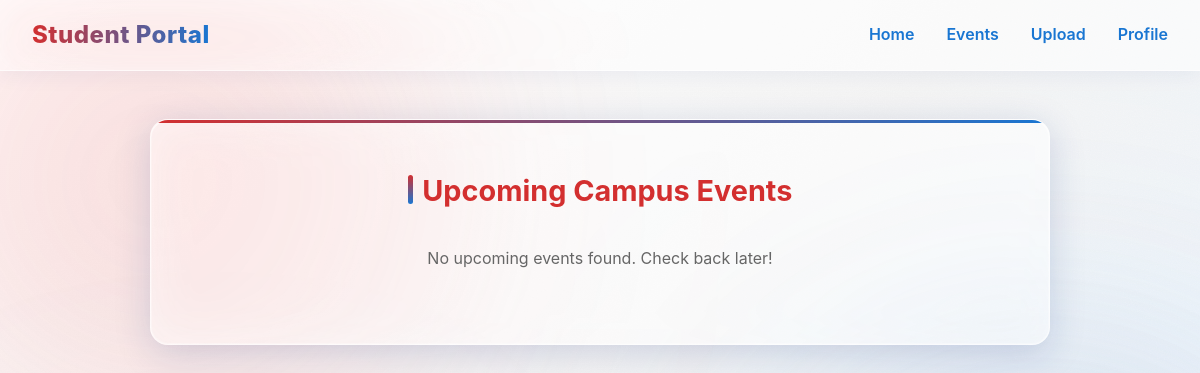
Page /calendar on the earlier database version.
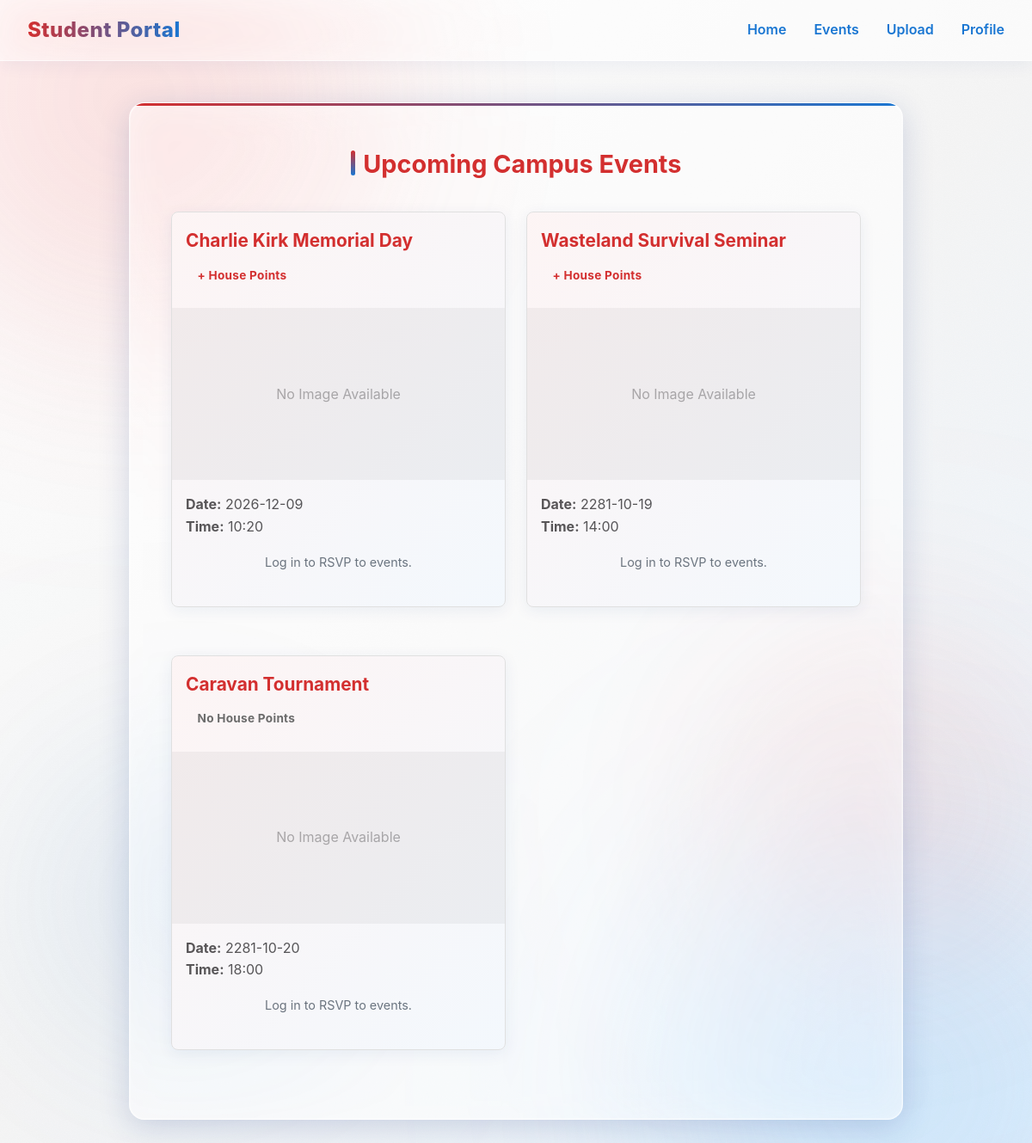
Same page on the later database version.
### tables this page shows
CREATE TABLE Event (
    event_id INTEGER PRIMARY KEY AUTOINCREMENT,
    name TEXT NOT NULL,
    house_points INTEGER NOT NULL DEFAULT 0,
    event_date TEXT NOT NULL,
    event_time TEXT NOT NULL,
    image TEXT
);

### init.py (the view, shortened to what this page needs)
    @app.route('/calendar')
    def calendar():
        conn = get_db_connection()
        events = conn.execute('SELECT * FROM Event ORDER BY event_date ASC, event_time ASC').fetchall()
        interested_ids = []
        friends_attending = {}
        recommended_ids = []
        wildcard_ids = []
        conn.close()
        return render_template('calendar.html.jinja',
                               events=events,
                               interested_ids=interested_ids,
                               friends_attending=friends_attending,
                               recommended_ids=recommended_ids,
                               wildcard_ids=wildcard_ids)

### init.py (called while the page is built)
def get_db_connection():
    conn = sqlite3.connect(DB_PATH, timeout=30)
    conn.execute('PRAGMA journal_mode=WAL;')
    conn.row_factory = sqlite3.Row  # Allows us to access columns by name
    return conn

### templates/calendar.html.jinja (shortened to what this page needs)
<!DOCTYPE html>
<html lang="en">
<head>
    <link rel="stylesheet" href="{{ url_for('static', filename='styles.css') }}">
</head>
<body>
    <nav class="navbar">
        <div class="logo">Student Portal</div>
        <ul class="nav-links">
            <li><a href="/">Home</a></li>
            <li><a href="/calendar">Events</a></li>
            <li><a href="/upload">Upload</a></li>
            <li><a href="/profile">Profile</a></li>
        </ul>
    </nav>
    <main class="container">
        <h2 style="text-align: center; margin-bottom: 2rem;">Upcoming Campus Events</h2>
        <div class="feed">
            {% for event in events %}
            <div class="post" style="border: 1px solid #e0e0e0; border-radius: 8px; margin-bottom: 2rem; background-color: #fff;">
                <div class="post-header" style="padding: 1rem;">
                    <h3 style="margin-top: 0;">{{ event['name'] }}</h3>
                    <span class="badge {% if not event['house_points'] %}off{% endif %}" style="font-size: 0.85rem; font-weight: bold; color: {% if event['house_points'] %}#28a745{% else %}#6c757d{% endif %};">
                        {% if event['house_points'] %}
                            + House Points
                        {% else %}
                            No House Points
                        {% endif %}
                    </span>
                </div>
                {% if event['image'] %}
                    <img src="{{ url_for('static', filename='uploads/' + event['image']) }}" class="post-image" alt="Event Image" style="width: 100%; max-height: 300px; object-fit: cover;">
                {% else %}
                    <div class="post-image placeholder" style="width: 100%; height: 200px; background-color: #f4f4f4; display: flex; align-items: center; justify-content: center; color: #aaa;">
                        No Image Available
                    </div>
                {% endif %}
                <div class="post-body" style="padding: 1rem;">
                    <p class="time" style="color: #555; margin-bottom: 1rem;">
                        <strong>Date:</strong> {{ event['event_date'] }} <br>
                        <strong>Time:</strong> {{ event['event_time'] }}
                    </p>
                    <div style="margin-top: 1rem;">
                        {% if session.get('user_id') %}
                            {% if event['event_id'] in interested_ids %}
                                <button disabled style="width: 100%; padding: 0.6rem; font-size: 0.9rem; background-color: #e9ecef; border: 1px solid #ced4da; color: #6c757d; border-radius: 4px; cursor: not-allowed; font-weight: bold;">
                                    Attending
                                </button>
                            {% else %}
                                <form action="/interested/{{ event['event_id'] }}" method="POST">
                                    <button type="submit" style="width: 100%; padding: 0.6rem; font-size: 0.9rem; background-color: #0056b3; color: white; border: none; border-radius: 4px; cursor: pointer; font-weight: bold;">
                                        I'm Interested
                                    </button>
                                </form>
                            {% endif %}
                        {% else %}
                            <p style="font-size: 0.9rem; color: #6c757d; text-align: center;">Log in to RSVP to events.</p>
                        {% endif %}
                    </div>
                </div>
            </div>
            {% else %}
                <p style="text-align: center; color: #666;">No upcoming events found. Check back later!</p>
            {% endfor %}
        </div>
    </main>
</body>
</html>

Differences in the rows shown:
added Event: name "Charlie Kirk Memorial Day", house_points "+ House Points", event_date "2026-12-09", event_time "10:20"
added Event: name "Wasteland Survival Seminar", house_points "+ House Points", event_date "2281-10-19", event_time "14:00"
added Event: name "Caravan Tournament", house_points "No House Points", event_date "2281-10-20", event_time "18:00"
Other differences:
text no longer shown: "No upcoming events found. Check back later!"
